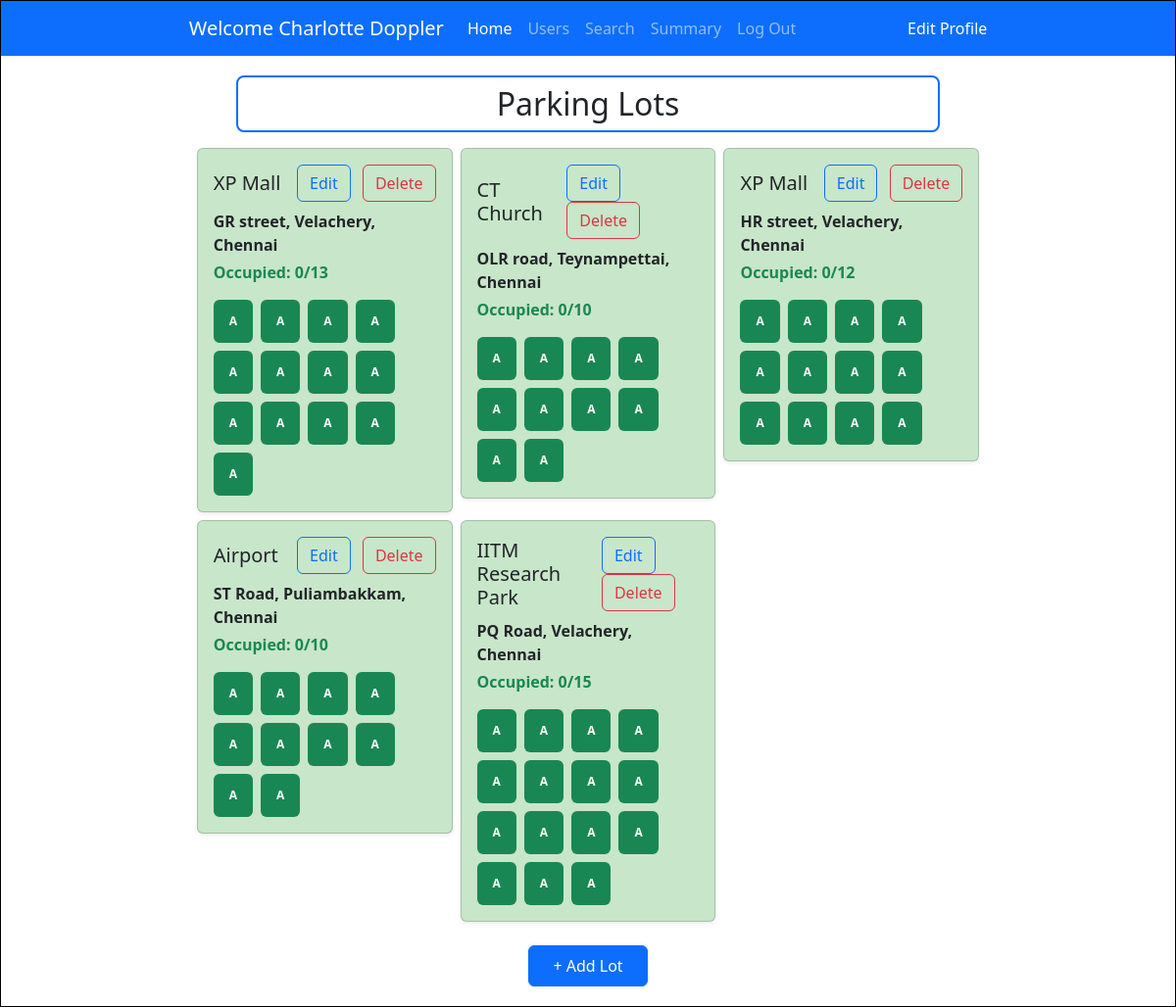
The page /admin_dashboard (signed in) on the database as committed earlier.
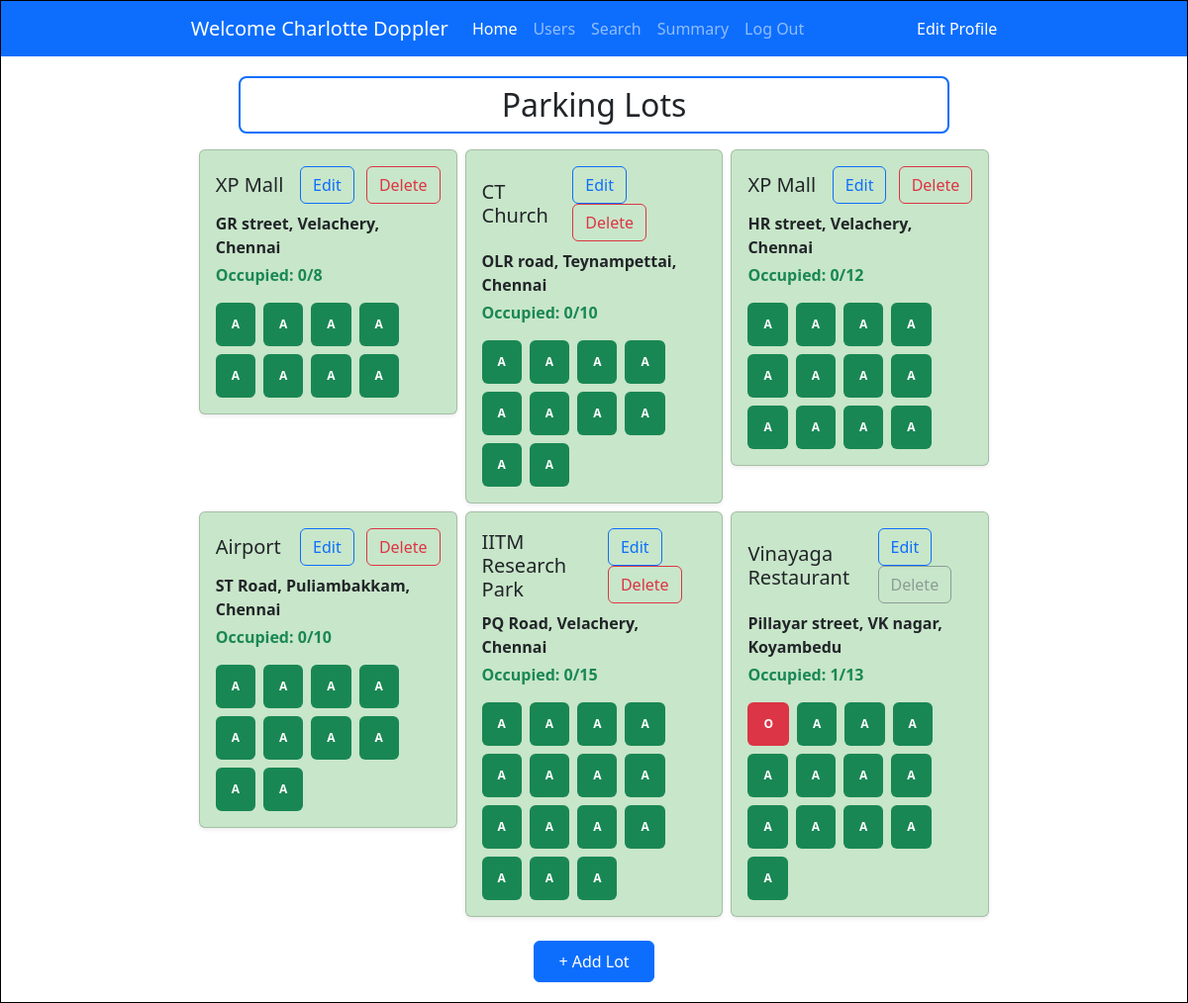
The same page on the database as committed later.
### controllers/models.py (models this page shows)
class ParkingLot(db.Model):
    id = db.Column(db.Integer, primary_key = True)
    prime_location_name = db.Column(db.String, nullable=False)
    price = db.Column(db.Integer, nullable=False)
    address = db.Column(db.String, nullable=False)
    pincode = db.Column(db.Integer,nullable = False)
    maximum_spots = db.Column(db.Integer, nullable=False)
    active = db.Column(db.Boolean, nullable=False, default=True)
    spots = db.relationship('ParkingSpot', backref='lot')

class ParkingSpot(db.Model):
    id = db.Column(db.Integer, primary_key = True)
    lot_id = db.Column(db.Integer, db.ForeignKey('parking_lot.id'), nullable=False)
    status = db.Column(db.String(1), nullable=False, default='A')
    active = db.Column(db.Boolean, nullable=False, default=True)
    reservations = db.relationship('Reservation', backref='spot')

### controllers/admin_routes.py (the view)
@app.route('/admin_dashboard')
@login_required
def admin_dashboard():
    lots = ParkingLot.query.filter_by(active=1)
    lot_with_avl = []
    for lot in lots:
        tot = ParkingSpot.query.filter_by(lot_id=lot.id, active=1).count()
        occ = ParkingSpot.query.filter_by(lot_id=lot.id, status='O').count()
        lot_with_avl.append({"info": lot, "total": tot, "occupied": occ})
    return render_template("admin/admin_home.html", lots=lot_with_avl, user=current_user)

### app.py (called while the page is built)
@login_manager.user_loader
def load_user(user_id):
    return db.session.get(User, int(user_id))

### templates/admin/admin_home.html (shortened to what this page needs)
<!DOCTYPE html>
<html lang="en">
<head>
    <link href="https://cdn.jsdelivr.net/npm/bootstrap@5.3.6/dist/css/bootstrap.min.css" rel="stylesheet"
>
    <link rel="stylesheet" href="../static/style.css">
</head>
<body>
    <div id="main">
        <nav class="navbar navbar-expand-lg bg-primary" data-bs-theme="dark">
            <div class="container-fluid">
                <a class="navbar-brand" href="/admin_dashboard">Welcome {{user.name}}</a>
                <div class="collapse navbar-collapse" id="navbarNavAltMarkup">
                    <div class="navbar-nav">
                        <a class="nav-link active" aria-current="page" href="/admin_dashboard">Home</a>
                        <a class="nav-link" href="/admin_dashboard/users">Users</a>
                        <a class="nav-link" href="/admin_dashboard/search">Search</a>
                        <a class="nav-link" href="/admin_dashboard/summary">Summary</a>
                        <a class="nav-link" href="/logout">Log Out</a>
                    </div>
                </div>
                <a class="nav-item" style="color:white; text-decoration: none" href="/edit_profile">Edit Profile</a>
            </div>
        </nav>
        <div id="canvas">
            <div class="h2 text-center pt-2 pb-2 mb-3 rounded-3 border border-2 border-primary"
                style="margin: auto; width: 90%;">Parking Lots</div>
            <div class="row row-cols-1 row-cols-md-2 row-cols-lg-3 g-2">
                {% for lot in lots %}
                <div class="col">
                    <div class="card h-200 shadow-sm" style="background-color: #c8e6c9;">
                        <div class="card-body">
                            <div class="d-flex justify-content-between align-items-center mb-2">
                                <h5 class="card-title mb-0" style="max-width: 160px">{{ lot.info.prime_location_name }}</h5>
                                <div>
                                    <a href="{{ url_for('edit_lot', lot_id=lot.info.id) }}" type="button"
                                        class="btn btn-outline-primary me-2">Edit</a>
                                    {% if lot.occupied==0 %}
                                    <button type="button" class="btn btn-outline-danger" data-bs-toggle="modal"
                                        data-bs-target="#lotModal{{ lot.info.id }}">Delete</button>
                                    {% else %}
                                    <span class="d-inline-block" tabindex="0" data-bs-toggle="popover" data-bs-trigger="hover focus" data-bs-content="Disabled popover">
                                        <button class="btn btn-outline-secondary" type="button" disabled>Delete</button>
                                    </span>
                                    {% endif %}
                                </div>
                            </div>
                            <p class="text fw-semibold mb-1">{{ lot.info.address }}</p>
                            <p class="text-success fw-semibold">Occupied: {{ lot.occupied }}/{{ lot.total }}</p>
                            <div class="d-flex flex-wrap gap-2">
                                {% for spot in lot.info.spots %}
                                {% if spot.status == 'A' %}
                                <a class="badge bg-success p-3" href="{{ url_for('view_spot', spot_id=spot.id) }}"
                                    style="text-decoration:none;">A</a>
                                {% elif spot.status == 'O' %}
                                <a class="badge bg-danger p-3" href="{{ url_for('view_spot', spot_id=spot.id) }}"
                                    style="text-decoration:none;">O</a>
                                {% endif %}
                                {% endfor %}
                            </div>
                        </div>
                    </div>
                </div>
                {% endfor %}
            </div>
            <div class="text-center mt-4">
                <a href="/add_lot" class="btn btn-primary px-4 py-2">+ Add Lot</a>
            </div>
        </div>
    </div>
</body>
</html>

Rows that differ between the two databases and show on the page:
added ParkingLot: info.prime_location_name "Vinayaga Restaurant", info.address "Pillayar street, VK nagar, Koyambedu"
Other text that changed with them:
new list line: "XP Mall GR street, Velachery, Chennai"
new list line: "Edit Delete Occupied: 0 / 8"
new list line: "Edit Delete Occupied: 1 / 13"
list line gone: "XP Mall GR street, Velachery, Chennai"
list line gone: "Edit Delete Occupied: 0 / 13"
